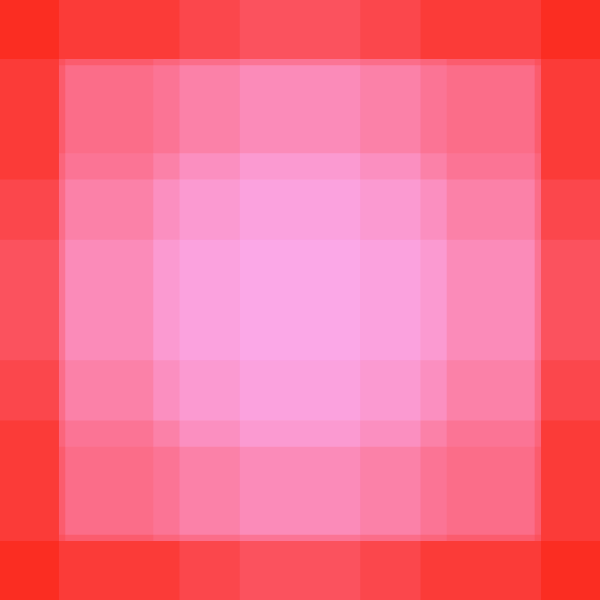
Frame 1 (no input)
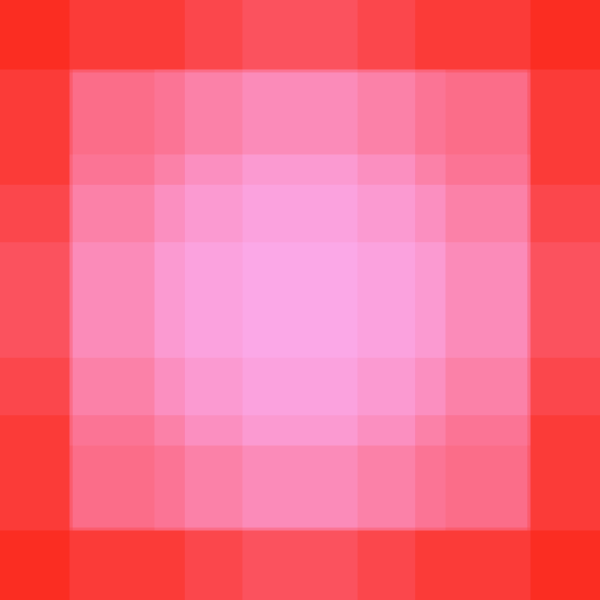
Frame 60 (no input)
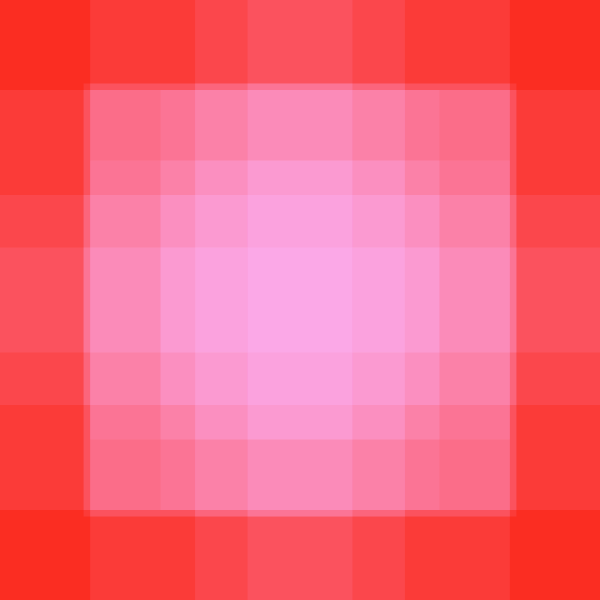
Frame 120 (the mouse pressed at the canvas centre since frame 60)

The p5.js sketch that drew these frames (run headless with seeded random() and noise() and a simulated clock; from frame 60 on, the mouse is pressed at the canvas centre):

// p5.js sketch
// ── sketch.js
var n = 0;
var t = 1;
var r = 250;
var g = 180;
var b = 10;
var trans = 25;

function setup() {
  createCanvas(600, 600);
  // colorMode(HSB, 100);
  
}

function draw() {
  // noFill();
  rectMode(CENTER);
  background(r, 30, 10);
  // stroke(200)

  // BLEND
  // DARKEST
  // LIGHTEST
  // DIFFERENCE
  // MULTIPLY
  // EXCLUSION
  // SCREEN
  // REPLACE
  // OVERLAY
  // HARD_LIGHT
  // SOFT_LIGHT
  // DODGE
  // BURN
  // ADD
  blendMode(BLEND);
  
  noStroke();

  var enlarge = 1.2;

  var k = (frameCount % 30)/30;
  // translate(width*0.5, width*-0.25);
  // rotate(PI/4);

  a = noise(n + 0)*width*enlarge;
  b = 600;
  c = noise(n + 1)*width*enlarge;
  d = noise(n + 2)*width*enlarge;

  fill(r+sin(k)*n,g, b, trans);
  rect(width/2, height/2, d, d);
  rect(width/2, height/2, c, c);
  rect(width/2, height/2, b, b);
  rect(width/2, height/2, a, a);

  fill(r+sin(k)*n*2,g, b,trans);
  rect(width/2, height/2, a, b);
  rect(width/2, height/2, b, a);
  rect(width/2, height/2, a, c);
  rect(width/2, height/2, c, a);
  rect(width/2, height/2, a, d);
  rect(width/2, height/2, d, a);
  fill(255);
  fill(r+sin(k)*n*3,g, b,trans);
  rect(width/2, height/2, a/2, b);
  rect(width/2, height/2, b, a/2);
  rect(width/2, height/2, a/2, c);
  rect(width/2, height/2, c, a/2);
  rect(width/2, height/2, a/2, d);
  rect(width/2, height/2, d, a/2);

  fill(r+sin(k)*n*4,g, b,trans);
  rect(width/2, height/2, a/4, b);
  rect(width/2, height/2, b, a/4);
  rect(width/2, height/2, a/4, c);
  rect(width/2, height/2, c, a/4);
  rect(width/2, height/2, a/4, d);
  rect(width/2, height/2, d, a/4);



  // fill(r+sin(k)*n*5,g, b,20);
  // rect(width/2, height/2, a/8, b);
  // rect(width/2, height/2, b, a/8);
  // rect(width/2, height/2, a/8, c);
  // rect(width/2, height/2, c, a/8);
  // rect(width/2, height/2, a/8, d);
  // rect(width/2, height/2, d, a/8);

  n += 0.001;
}
